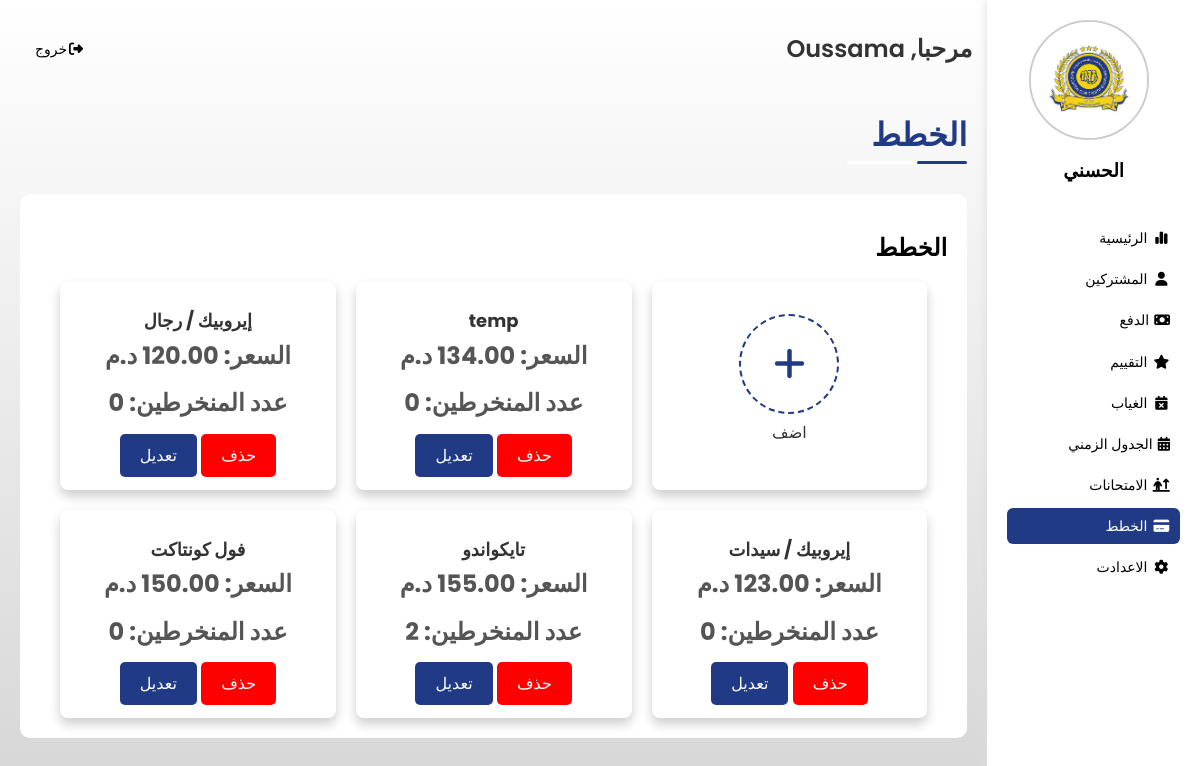
The page /assets/admin/plans.php (signed in) on the database its author committed.
### tables this page shows
CREATE TABLE `plans` (
  `id` int(11) NOT NULL,
  `name` varchar(255) NOT NULL,
  `price` decimal(10,2) NOT NULL,
  `created_at` date NOT NULL DEFAULT (curdate()),
  `description` varchar(500) DEFAULT NULL,
  `assurance` decimal(10,2) DEFAULT NULL,
  `adherence` decimal(10,2) DEFAULT NULL
);

### assets/admin/plans.php (the view, shortened to what this page needs)
<!DOCTYPE html>
<?php
require '../php/db_connection.php';
$sql = "SELECT plans.*, COUNT(adherents.identifier) AS adherents_count
        FROM plans
        LEFT JOIN adherents ON adherents.type = plans.name
        GROUP BY plans.name";
$result = $conn->query($sql);
$plans = [];
if ($result->num_rows > 0)
    $plans = $result->fetch_all(MYSQLI_ASSOC);
?>
<html lang="en">
<head>
    <link rel="stylesheet" href="../css/framework.css">
    <link rel="stylesheet" href="../css/dashbord.css">
    <link rel="stylesheet" href="../css/normalize.css" />
    <link rel="stylesheet" href="../css/all.min.css" />
</head>
<body dir="rtl">
    <div class="page d-flex">
        <?php require 'sidebar.php'; ?>
        <div class="content w-full">
            <?php require 'header.php'; ?>
            <h1 class="p-relative">الخطط</h1>
            <div class="profile-container m-20 bg-fff rad-10">
                <div class="p-20 mb-20" dir="rtl">
                    <h2>الخطط</h2>
                    <div class="wrapper d-grid gap-20">
                        <div class="add-card cards rad-6 p-20 p-relative txt-c" id="add-button">
                            <div class="add-content">
                                <div class="circle-dashed">
                                    <i class="fa-solid fa-plus"></i>
                                </div>
                                <p class="mt-10 color-333">اضف</p>
                            </div>
                        </div>
                        <?php foreach ($plans as $plan) : ?>
                            <div class="cards rad-10 txt-c-mobile block-mobile">
                                <div class="card-content">
                                    <h3 class="mt-5"><?php echo htmlspecialchars($plan['name']); ?></h3>
                                    <p class="value">السعر: <?php echo htmlspecialchars($plan['price']); ?> د.م</p>
                                    <p class="value">عدد المنخرطين: <?php echo htmlspecialchars($plan['adherents_count']); ?></p>
                                    <div class="action-buttons">
                                        <a href="#" onclick="confirmDelete('<?php echo htmlspecialchars($plan['id']); ?>')" class="btn-shape bg-f00 p-10">حذف</a>
                                        <a href="#" onclick="openEditModal('<?php echo htmlspecialchars($plan['id']); ?>', '<?php echo htmlspecialchars($plan['price']); ?>', '<?php echo htmlspecialchars($plan['description']); ?>', '<?php echo htmlspecialchars($plan['assurance']); ?>', '<?php echo htmlspecialchars($plan['adherence']); ?>')" class="btn-shape bg-c-60 p-10">تعديل</a>
                                    </div>
                                </div>
                            </div>
                        <?php endforeach; ?>
                    </div>
                </div>
            </div>
        </div>
    </div>
</body>
</html>

### assets/admin/sidebar.php
<?php
$current_page = basename($_SERVER['PHP_SELF']);
require "../php/db_connection.php";
$sql = "SELECT logo, club_name from admin";
$res = $conn->query($sql);
$row = $res->fetch_assoc();
?>
<div class="sidebar bg-fff p-20 p-relative">
    <div class="profile-header">
        <img src="../images/<?php echo $row['logo'];?>" alt="Image de Profil" class="profile-image m-0 mr-10">
        <div class="profile-info">
            <h3 class="p-relative txt-c mt-0"><?php echo $row['club_name'];?></h3>
        </div>
    </div>
    <ul>
        <li>
            <a href="index.php" class="<?php echo $current_page == 'index.php' ? 'active' : ''; ?> d-flex align-c fs-14 color-000 rad-6 p-10">
                <i class="fa-solid fa-chart-simple fa-fw ml-5"></i>
                <span class="fs-14 ml-10">الرئيسية</span>
            </a>
        </li>
        <li>
            <a href="adherentes.php" class="<?php echo $current_page == 'adherentes.php' ? 'active' : ''; ?> d-flex align-c fs-14 color-000 rad-6 p-10">
                <i class="fa-solid fa-user fa-fw ml-10 ml-5"></i>
                <span class="fs-14 ml-10">المشتركين</span>
            </a>
        </li>
        <li>
            <a href="paiement.php" class="<?php echo $current_page == 'paiement.php' ? 'active' : ''; ?> d-flex align-c fs-14 color-000 rad-6 p-10">
                <i class="fa-solid fa-money-bill ml-5"></i>
                <span class="fs-14 ml-10">الدفع</span>
            </a>
        </li>
        <li>
            <a href="evaluation.php" class="<?php echo $current_page == 'evaluation.php' ? 'active' : ''; ?> d-flex align-c fs-14 color-000 rad-6 p-10">
                <i class="fa-solid fa-star fa-fw ml-5"></i>
                <span class="fs-14 ml-10">التقييم</span>
            </a>
        </li>
        <li>
            <a href="absence.php" class="<?php echo $current_page == 'absence.php' ? 'active' : ''; ?> d-flex align-c fs-14 color-000 rad-6 p-10">
                <i class="fa-solid fa-calendar-xmark fa-fw ml-5"></i>
                <span class="fs-14 ml-10">الغياب</span>
            </a>
        </li>
        <li>
            <a href="horaire.php" class="<?php echo $current_page == 'horaire.php' ? 'active' : ''; ?> d-flex align-c fs-14 color-000 rad-6 p-10">
                <i class="fa-solid fa-calendar-days ml-5"></i>
                <span class="fs-14 ml-10">الجدول الزمني</span>
            </a>
        </li>
        <li>
            <a href="exame.php" class="<?php echo $current_page == 'exame.php' ? 'active' : ''; ?> d-flex align-c fs-14 color-000 rad-6 p-10">
                <i class="fa-solid fa-person-arrow-up-from-line fa-fw ml-5"></i>
                <span class="fs-14 ml-10">الامتحانات</span>
            </a>
        </li>
        <li>
            <a href="plans.php" class="<?php echo $current_page == 'plans.php' ? 'active' : ''; ?> d-flex align-c fs-14 color-000 rad-6 p-10">
                <i class="fa-solid fa-credit-card fa-fw ml-5"></i>
                <span class="fs-14 ml-10">الخطط</span>
            </a>
        </li>
        <li>
            <a href="settings.php" class="<?php echo $current_page == 'settings.php' ? 'active' : ''; ?> d-flex align-c fs-14 color-000 rad-6 p-10">
                <i class="fa-solid fa-gear fa-fw ml-5"></i>
                <span class="fs-14 ml-10">الاعدادت</span>
            </a>
        </li>
    </ul>
</div>

### assets/css/framework.css (style rules this page uses)
:root { --color-60: #203a85; --color-60-Tr: #203a8580; --color-30: #fff; --color-10: #333333; --color-10-transparent: #3333331a; --color-second: #d6d6d6; --color-aaa: #aaa; --color-333: #333; --color-f8f9fa: #f8f9fa; --c-f00: #f00; }
.d-flex { display: flex; }
.align-c { align-items: center; }
.d-grid { display: grid; }
.gap-20 { gap: 20px; }
.p-10 { padding: 10px; }
.p-20 { padding: 20px; }
.m-0 { margin: 0; }
.m-20 { margin: 20px; }
.mt-0 { margin-top: 0; }
.mt-5 { margin-top: 5px; }
.mt-10 { margin-top: 10px; }
.mr-10 { margin-right: 10px; }
.ml-10 { margin-left: 10px; }
.ml-5 { margin-left: 5px; }
.mb-20 { margin-bottom: 20px; }
.bg-fff { background-color: var(--color-30); }
.bg-c-60 { background-color: var(--color-60); }
.bg-f00 { background-color: var(--c-f00); }
.color-000 { color: var(--c-000); }
.color-333 { color: var(--color-10); }
.p-relative { position: relative; }
.txt-c { text-align: center; }
.fs-14 { font-size: 14px; }
.rad-6 { border-radius: 6px; -webkit-border-radius: 6px; -moz-border-radius: 6px; -ms-border-radius: 6px; -o-border-radius: 6px; }
.rad-10 { border-radius: 10px; -webkit-border-radius: 10px; -moz-border-radius: 10px; -ms-border-radius: 10px; -o-border-radius: 10px; }
.w-full { width: 100%; }

### assets/css/dashbord.css (style rules this page uses)
:root { --color-60: #203a85; --color-60-Tr: #203a8580; --color-30: #fff; --color-10: #333333; --color-10-transparent: #3333331a; --color-second: #d6d6d6; --color-aaa: #aaa; --color-333: #333; --c-fff: #fff; --c-f00: #f00; }
* { box-sizing: border-box; }
body { margin: 0; font-family: 'Poppins', 'Work Sans', sans-serif; }
a { text-decoration: none; color: var(--c-fff); }
.content { overflow: hidden; }
.page { background-image: linear-gradient(180deg, var(--color-30) 0%, var(--color-second) 100%); min-height: 100vh; width: 100%; }
ul { list-style: none; padding: 0; }
.sidebar { width: 250px; box-shadow: 0 0 10px #ddd; }
.sidebar ul li a { transition: .3s; -webkit-transition: .3s; -moz-transition: .3s; -ms-transition: .3s; -o-transition: .3s; margin-bottom: 5px; }
.sidebar ul li a:hover, .sidebar ul li a.active { background-color: var(--color-60); color: var(--color-30); }
.page h1 { margin: 20px 20px 40px; color: var(--color-60); }
.page h1::before, .page h1::after { content: ""; height: 3px; position: absolute; bottom: -10px; right: 0; border-radius: 10px; -webkit-border-radius: 10px; -moz-border-radius: 10px; -ms-border-radius: 10px; -o-border-radius: 10px; }
.page h1::before { background-color: var(--color-30); width: 120px; }
.page h1::after { background-color: var(--color-60); width: 50px; }
.wrapper { grid-template-columns: repeat(auto-fill, minmax(250px, 1fr)); margin: 0 20px; }
.cards { background-color: var(--color-30); box-shadow: 0 6px 12px rgba(0, 0, 0, 0.2); border-radius: 0.5rem; padding: 2rem; display: flex; flex-direction: column; align-items: center; justify-content: center; transition: transform 0.3s, box-shadow 0.3s; cursor: pointer; -webkit-transition: transform 0.3s, box-shadow 0.3s; -moz-transition: transform 0.3s, box-shadow 0.3s; -ms-transition: transform 0.3s, box-shadow 0.3s; -o-transition: transform 0.3s, box-shadow 0.3s; -webkit-border-radius: 0.5rem; -moz-border-radius: 0.5rem; -ms-border-radius: 0.5rem; -o-border-radius: 0.5rem; height: 208.391px; }
.card-content { display: flex; flex-direction: column; align-items: center; }
.cards h3 { margin: 5px 0 0 0; font-size: 18px; color: #333; }
.value { font-size: 24px; font-weight: bold; margin: 10px 0; color: #555; }
.btn-shape { padding: 10px 20px; border: none; border-radius: 5px; cursor: pointer; }
.profile-header { display: flex; align-items: center; margin-bottom: 20px; gap: 20px; }
.profile-image { width: 120px; height: 120px; border-radius: 50%; border: 2px solid #ccc; object-fit: cover; }
.add-card { display: flex; align-items: center; justify-content: center; cursor: pointer; }
.add-card .circle-dashed { width: 100px; height: 100px; border: 2px dashed var(--color-60); border-radius: 50%; display: flex; align-items: center; justify-content: center; font-size: 36px; color: var(--color-60); }
.action-buttons { text-align: center; margin-top: 20px; }
.profile-header { display: flex; flex-direction: column; align-items: center; margin-bottom: 20px; gap: 20px; }

### rows shown on the page
plans: name "temp", adherents_count "0"
plans: name "إيروبيك / رجال", adherents_count "0"
plans: name "إيروبيك / سيدات", adherents_count "0"
plans: name "تايكواندو", adherents_count "2"
plans: name "فول كونتاكت", adherents_count "0"

### other values the page prints
$row['club_name'] "الحسني"
$user_name "Oussama"
